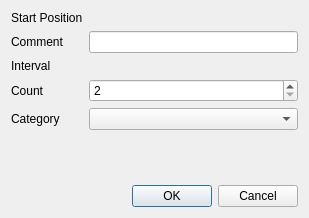
<?xml version="1.0" encoding="UTF-8"?>
<ui version="4.0">
 <author>
SPDX-FileCopyrightText: none
SPDX-License-Identifier: GPL-3.0-only OR LicenseRef-KDE-Accepted-GPL
 </author>
 <class>MultipleMarkerDialog_UI</class>
 <widget class="QDialog" name="MultipleMarkerDialog_UI">
  <property name="geometry">
   <rect>
    <x>0</x>
    <y>0</y>
    <width>309</width>
    <height>218</height>
   </rect>
  </property>
  <property name="windowTitle">
   <string>Marker</string>
  </property>
  <layout class="QGridLayout" name="gridLayout">
   <item row="0" column="0" colspan="2">
    <widget class="QLabel" name="clip_filesize_2">
     <property name="text">
      <string>Start Position</string>
     </property>
    </widget>
   </item>
   <item row="0" column="2" colspan="3">
    <widget class="TimecodeDisplay" name="m_in"/>
   </item>
   <item row="1" column="0">
    <widget class="QLabel" name="clip_filesize_3">
     <property name="text">
      <string>Comment</string>
     </property>
    </widget>
   </item>
   <item row="1" column="2" colspan="3">
    <widget class="QLineEdit" name="marker_comment"/>
   </item>
   <item row="2" column="0">
    <widget class="QLabel" name="clip_filesize_4">
     <property name="text">
      <string>Interval</string>
     </property>
    </widget>
   </item>
   <item row="2" column="2" colspan="3">
    <widget class="TimecodeDisplay" name="interval"/>
   </item>
   <item row="3" column="0">
    <widget class="QLabel" name="clip_filesize_5">
     <property name="text">
      <string>Count</string>
     </property>
    </widget>
   </item>
   <item row="3" column="2" colspan="3">
    <widget class="QSpinBox" name="occurrences">
     <property name="minimum">
      <number>2</number>
     </property>
    </widget>
   </item>
   <item row="4" column="0">
    <widget class="QLabel" name="label_category">
     <property name="text">
      <string>Category</string>
     </property>
    </widget>
   </item>
   <item row="4" column="2" colspan="3">
    <widget class="MarkerCategoryChooser" name="marker_category">
     <property name="allowAll">
      <bool>false</bool>
     </property>
    </widget>
   </item>
   <item row="5" column="3">
    <spacer name="verticalSpacer_2">
     <property name="orientation">
      <enum>Qt::Vertical</enum>
     </property>
     <property name="sizeHint" stdset="0">
      <size>
       <width>20</width>
       <height>0</height>
      </size>
     </property>
    </spacer>
   </item>
   <item row="6" column="1" colspan="2">
    <spacer name="horizontalSpacer">
     <property name="orientation">
      <enum>Qt::Horizontal</enum>
     </property>
     <property name="sizeHint" stdset="0">
      <size>
       <width>18</width>
       <height>20</height>
      </size>
     </property>
    </spacer>
   </item>
   <item row="6" column="4">
    <widget class="QDialogButtonBox" name="buttonBox">
     <property name="orientation">
      <enum>Qt::Horizontal</enum>
     </property>
     <property name="standardButtons">
      <set>QDialogButtonBox::Cancel|QDialogButtonBox::Ok</set>
     </property>
    </widget>
   </item>
  </layout>
 </widget>
 <customwidgets>
  <customwidget>
   <class>TimecodeDisplay</class>
   <extends>QWidget</extends>
   <header>widgets/timecodedisplay.h</header>
  </customwidget>
  <customwidget>
   <class>MarkerCategoryChooser</class>
   <extends>QComboBox</extends>
   <header>widgets/markercategorychooser.h</header>
  </customwidget>
 </customwidgets>
 <resources/>
 <connections>
  <connection>
   <sender>buttonBox</sender>
   <signal>accepted()</signal>
   <receiver>MultipleMarkerDialog_UI</receiver>
   <slot>accept()</slot>
   <hints>
    <hint type="sourcelabel">
     <x>248</x>
     <y>254</y>
    </hint>
    <hint type="destinationlabel">
     <x>157</x>
     <y>274</y>
    </hint>
   </hints>
  </connection>
  <connection>
   <sender>buttonBox</sender>
   <signal>rejected()</signal>
   <receiver>MultipleMarkerDialog_UI</receiver>
   <slot>reject()</slot>
   <hints>
    <hint type="sourcelabel">
     <x>316</x>
     <y>260</y>
    </hint>
    <hint type="destinationlabel">
     <x>286</x>
     <y>274</y>
    </hint>
   </hints>
  </connection>
 </connections>
</ui>
